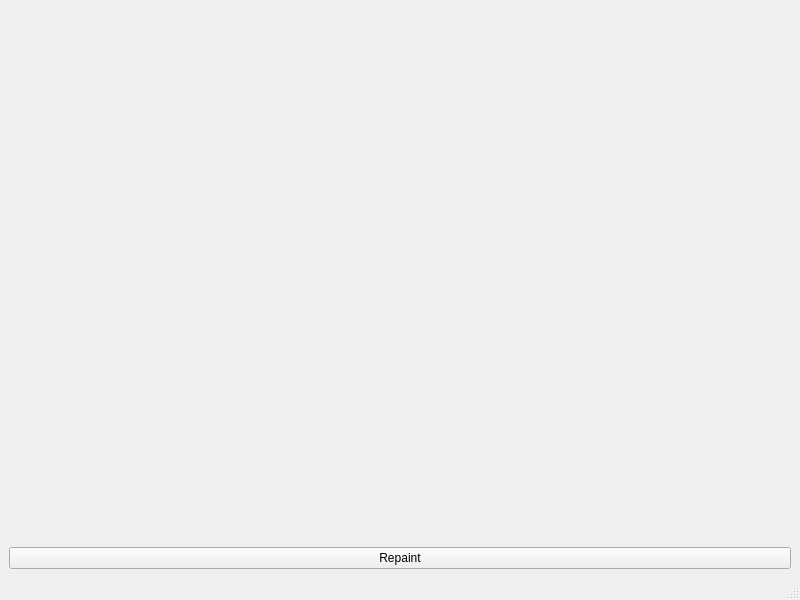
<?xml version="1.0" encoding="UTF-8"?>
<ui version="4.0">
 <class>MainWindow</class>
 <widget class="QMainWindow" name="MainWindow">
  <property name="enabled">
   <bool>true</bool>
  </property>
  <property name="geometry">
   <rect>
    <x>0</x>
    <y>0</y>
    <width>800</width>
    <height>600</height>
   </rect>
  </property>
  <property name="windowTitle">
   <string>MainWindow</string>
  </property>
  <widget class="QWidget" name="centralwidget">
   <layout class="QGridLayout" name="gridLayout_2">
    <item row="0" column="0">
     <layout class="QGridLayout" name="gridLayout">
      <item row="1" column="0">
       <widget class="QPushButton" name="pushButton">
        <property name="text">
         <string>Repaint</string>
        </property>
       </widget>
      </item>
      <item row="0" column="0">
       <widget class="PaintWidget" name="paintWidget" native="true"/>
      </item>
     </layout>
    </item>
   </layout>
  </widget>
  <widget class="QStatusBar" name="statusbar"/>
 </widget>
 <customwidgets>
  <customwidget>
   <class>PaintWidget</class>
   <extends>QWidget</extends>
   <header>paintwidget.h</header>
   <container>1</container>
  </customwidget>
 </customwidgets>
 <resources/>
 <connections/>
</ui>
